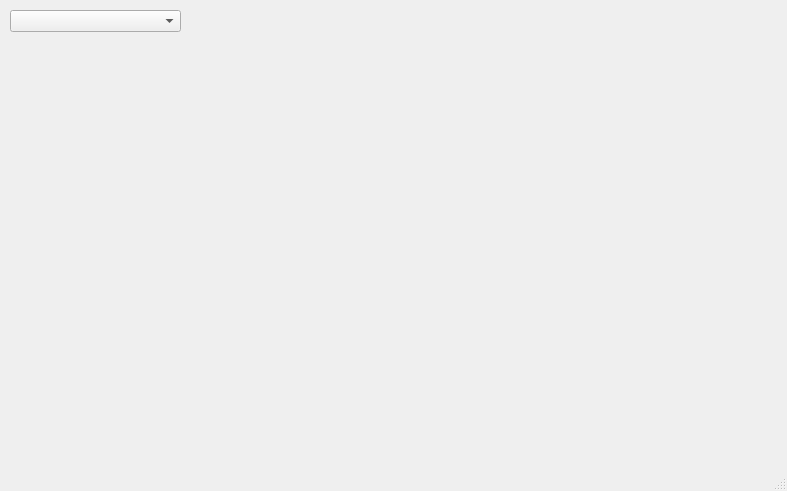
<?xml version="1.0" encoding="UTF-8"?>
<ui version="4.0">
 <class>MainWindow</class>
 <widget class="QMainWindow" name="MainWindow">
  <property name="geometry">
   <rect>
    <x>0</x>
    <y>0</y>
    <width>787</width>
    <height>491</height>
   </rect>
  </property>
  <property name="windowTitle">
   <string>MainWindow</string>
  </property>
  <widget class="QWidget" name="centralWidget">
   <widget class="QComboBox" name="m_deviceBox">
    <property name="geometry">
     <rect>
      <x>10</x>
      <y>10</y>
      <width>171</width>
      <height>22</height>
     </rect>
    </property>
   </widget>
  </widget>
  <widget class="QMenuBar" name="menuBar">
   <property name="geometry">
    <rect>
     <x>0</x>
     <y>0</y>
     <width>787</width>
     <height>21</height>
    </rect>
   </property>
  </widget>
  <widget class="QStatusBar" name="statusBar"/>
 </widget>
 <layoutdefault spacing="6" margin="11"/>
 <resources/>
 <connections/>
</ui>
